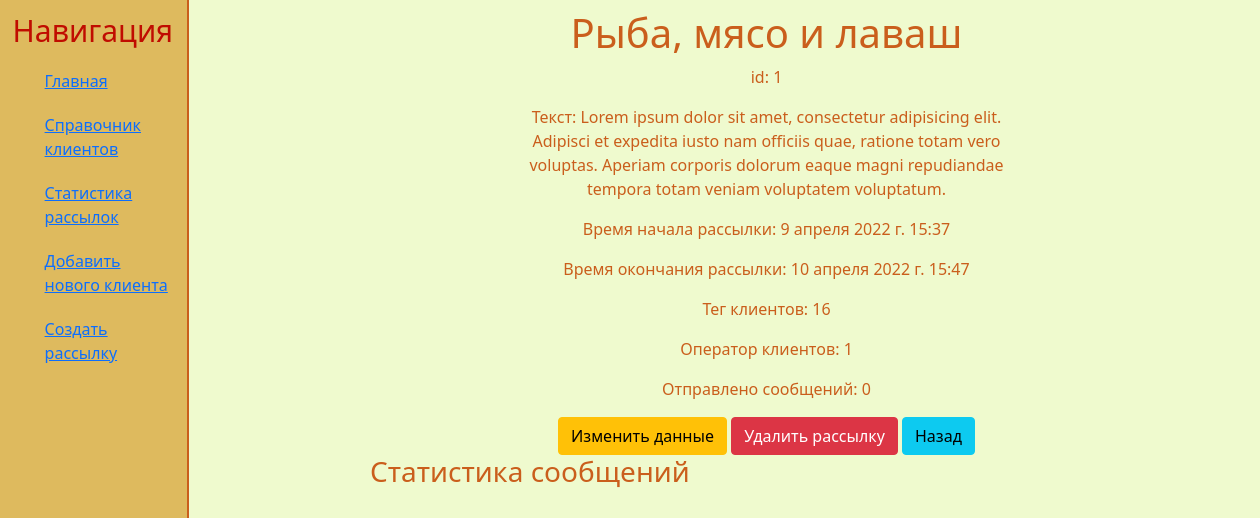
The app's page /mailing_more/1 with its own data.
### notification/models.py (models this page shows, shortened)
class Mailing(models.Model):
    theme = models.CharField('Тема рассылки', max_length=30, default='')
    text = models.TextField('Содержание рассылки', max_length=1000)
    timestart = models.DateTimeField("Время начала рассылки")
    timefinish = models.DateTimeField("Время окончания рассылки")
    ftag = models.CharField('Тег клиента', max_length=30, blank=True)
    foperator = models.DecimalField('Код мобильного оператора', max_digits=3, decimal_places=0)
    msg_stat = models.DecimalField('Количество отправленных сообщений', max_digits=7, decimal_places=0,default=0, blank=True)
    class Meta:
        verbose_name = 'Рассылка'
        verbose_name_plural = 'Рассылки'

### notification/views.py (the view)
# urls.py: path('mailing_more/<int:pk>', views.MailingDetailView.as_view(), name='mailing_more'),
class MailingDetailView(DetailView):
    model = Mailing
    template_name = 'notification/mailing_more.html'
    context_object_name = 'mailing_key_url'
    success_url = '/mailing_statistic'
    @staticmethod
    def all_messages():
        return Message.objects.all()

### notification/templates/notification/mailing_more.html (shortened to what this page needs)
{% extends 'notification/layout.html' %}
{% block content %}
    <div class="delete_view">
        <h1>{{ mailing_key_url.theme }}</h1>
        <p>id: {{ mailing_key_url.id }}</p>
        <p>Текст: {{mailing_key_url.text}}</p>
        <p>Время начала рассылки: {{mailing_key_url.timestart}}</p>
        <p>Время окончания рассылки: {{mailing_key_url.timefinish}}</p>
        <p>Тег клиентов: {{mailing_key_url.ftag}}</p>
        <p>Оператор клиентов: {{mailing_key_url.foperator}}</p>
        <p>Отправлено сообщений: {{mailing_key_url.msg_stat}}</p>
        <a href="{% url 'edit_mailing' mailing_key_url.id %}" class="btn btn-warning" name="_edit">Изменить данные</a>
        <a href="{% url 'delete_mailing' mailing_key_url.id %}" class="btn btn-danger" name="_delete">Удалить рассылку</a>
        <a href="{% url 'mailing_statistic' %}" class="btn btn-info">Назад</a>
    </div>
    <div class="mailing">
        <h3>Статистика сообщений</h3>
    </div>
{% endblock %}

### notification/static/notification/css/main.css (style rules this page uses)
body { background: #EFFACE; }
main .delete_view { float: left; color: #CA5E1C; margin-left: 20%; margin-top: 1%; text-align: center; width: 55%; }
main .mailing { margin-left: 50px; width: 100%; }
main h3 { width: 500px; }

### records on screen
Mailing: theme "Рыба, мясо и лаваш", id "1", text "Lorem ipsum dolor sit amet, consectetur adipisicing elit. Adipisci et expedita iusto nam officiis quae, ratione totam vero voluptas. Aperiam corporis dolorum eaque magni repudiandae tempora totam veniam voluptatem voluptatum.", timestart "9 апреля 2022 г. 15:37", timefinish "10 апреля 2022 г. 15:47", ftag "16", foperator "1", msg_stat "0"
